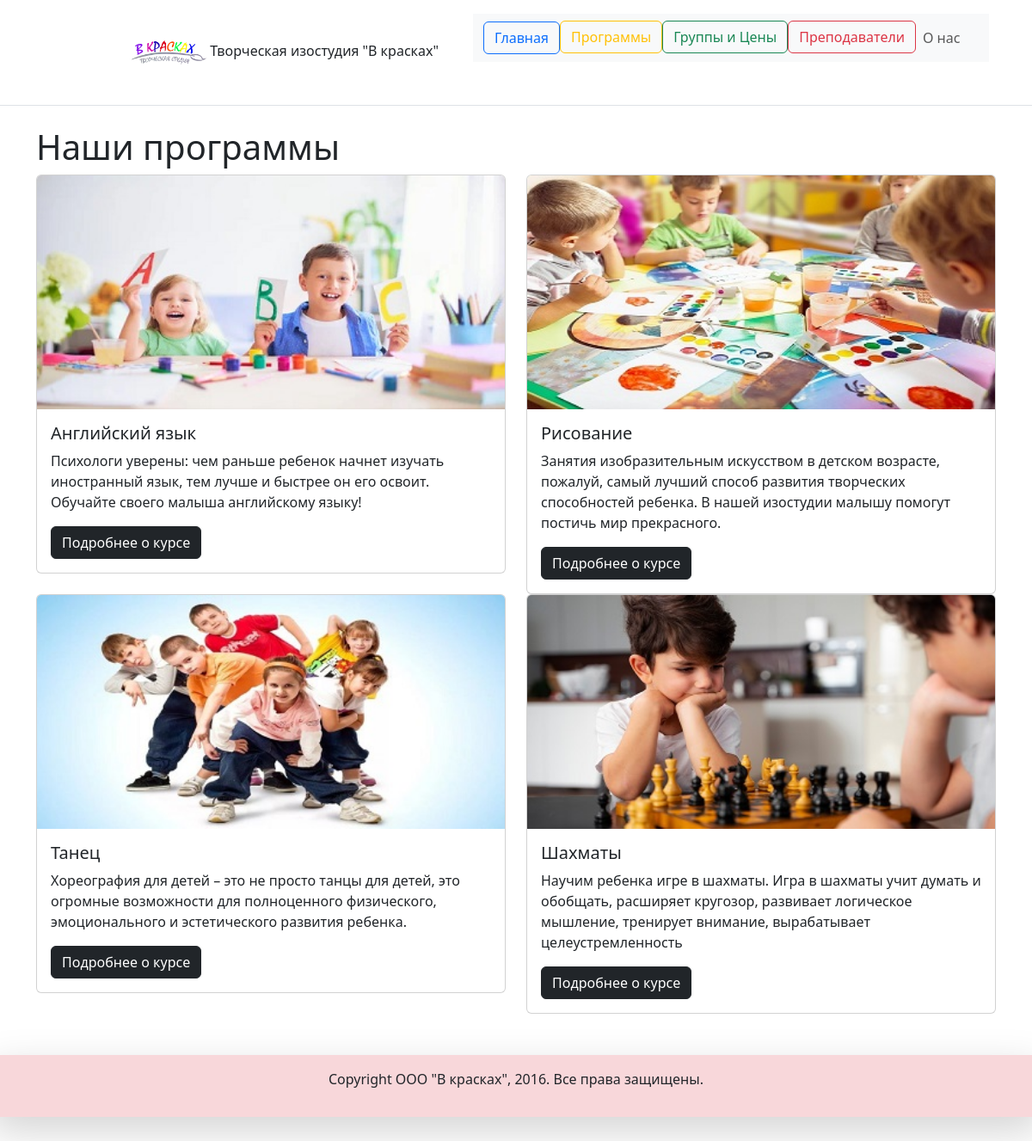
/categorys/, run on the app's committed database.
### v_kraskah/models.py (models this page shows, shortened)
class Category(models.Model):
    name = models.CharField(max_length=200,
                            help_text="Введите категорию занятия",
                            verbose_name="Категория занятия")
    full_description = models.TextField(max_length=1000, help_text="Полный текст курса", verbose_name="полное описание",
                                        blank=True)
    short_description = models.CharField(max_length=200, help_text="Кратко опишите категорию",
                                         verbose_name="краткое описание", blank=True)
    img = models.ImageField(upload_to='media/images/category', null=True, help_text='150x150px',
                            verbose_name="ссылка картинки", blank=True)
    @property
    def photo_url(self):
        if self.img and hasattr(self.img, 'url'):
            return self.img.url
    def get_absolute_url(self):
        return "/category/{}".format(self.pk)  # self.pk тоже самое что self.id
    class Meta:
        verbose_name = "Предмет"
        verbose_name_plural = "Предметы"
        ordering = ["name"]

### v_kraskah/views.py (the view)
# urls.py: path('categorys/', views.CategoryListView.as_view(), name="categorys"),  # Категории занятий
class CategoryListView(generic.ListView):
    model = Category

### templates/v_kraskah/category_list.html (shortened to what this page needs)
{% extends "base.html" %}
{% block content %}
<h1>Наши программы</h1>
{% if category_list %}
    <div class="container">
        <div class="row row-cols-2">
            {% for category in category_list %}
            <div class="col">
                <div class="card">
                  <img src="{{ category.photo_url }}" class="card-img-top" alt="изображение">
                  <div class="card-body">
                    <h5 class="card-title">{{ category.name }}</h5>
                    <p class="card-text">{{ category.short_description}}</p>
                    <a href="{{ category.get_absolute_url }}" class="btn btn-dark">Подробнее о курсе</a>
                  </div>
                </div>
            </div>
            {% endfor %}
        </div>
    </div>
{% else %}
    <p>В базе данных нет групп!</p>
{% endif %}
{% endblock %}

### data on the page
Category: photo_url (picture), name "Английский язык", short_description "Психологи уверены: чем раньше ребенок начнет изучать иностранный язык, тем лучше и быстрее он его освоит. Обучайте своего малыша английскому языку!"
Category: photo_url (picture), name "Рисование", short_description "Занятия изобразительным искусством в детском возрасте, пожалуй, самый лучший способ развития творческих способностей ребенка. В нашей изостудии малышу помогут постичь мир прекрасного."
Category: photo_url (picture), name "Танец", short_description "Хореография для детей – это не просто танцы для детей, это огромные возможности для полноценного физического, эмоционального и эстетического развития ребенка."
Category: photo_url (picture), name "Шахматы", short_description "Научим ребенка игре в шахматы. Игра в шахматы учит думать и обобщать, расширяет кругозор, развивает логическое мышление, тренирует внимание, вырабатывает целеустремленность"
